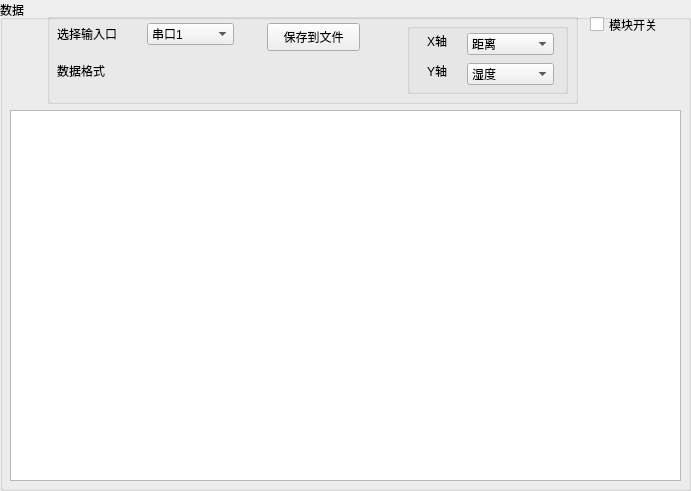
   <widget class="QGroupBox" name="groupBox_4">
    <property name="geometry">
     <rect>
      <x>40</x>
      <y>180</y>
      <width>691</width>
      <height>491</height>
     </rect>
    </property>
    <property name="title">
     <string>数据</string>
    </property>
    <widget class="QGraphicsView" name="graphicsView">
     <property name="geometry">
      <rect>
       <x>10</x>
       <y>110</y>
       <width>671</width>
       <height>371</height>
      </rect>
     </property>
    </widget>
    <widget class="QCheckBox" name="chart_CheckBox">
     <property name="geometry">
      <rect>
       <x>590</x>
       <y>15</y>
       <width>91</width>
       <height>19</height>
      </rect>
     </property>
     <property name="text">
      <string>模块开关</string>
     </property>
    </widget>
    <widget class="QGroupBox" name="chart_GroupBox">
     <property name="geometry">
      <rect>
       <x>47</x>
       <y>13</y>
       <width>531</width>
       <height>91</height>
      </rect>
     </property>
     <property name="title">
      <string/>
     </property>
     <widget class="QGroupBox" name="groupBox_13">
      <property name="geometry">
       <rect>
        <x>360</x>
        <y>10</y>
        <width>161</width>
        <height>71</height>
       </rect>
      </property>
      <property name="title">
       <string/>
      </property>
      <widget class="QComboBox" name="XAxis_ComboBox">
       <property name="geometry">
        <rect>
         <x>60</x>
         <y>10</y>
         <width>87</width>
         <height>22</height>
        </rect>
       </property>
       <item>
        <property name="text">
         <string>距离</string>
        </property>
       </item>
       <item>
        <property name="text">
         <string>时间</string>
        </property>
       </item>
      </widget>
      <widget class="QLabel" name="label_18">
       <property name="geometry">
        <rect>
         <x>20</x>
         <y>40</y>
         <width>41</width>
         <height>16</height>
        </rect>
       </property>
       <property name="text">
        <string>Y轴</string>
       </property>
      </widget>
      <widget class="QLabel" name="label_17">
       <property name="geometry">
        <rect>
         <x>20</x>
         <y>10</y>
         <width>41</width>
         <height>16</height>
        </rect>
       </property>
       <property name="text">
        <string>X轴</string>
       </property>
      </widget>
      <widget class="QComboBox" name="YAxis_ComboBox">
       <property name="geometry">
        <rect>
         <x>60</x>
         <y>40</y>
         <width>87</width>
         <height>22</height>
        </rect>
       </property>
       <item>
        <property name="text">
         <string>湿度</string>
        </property>
       </item>
       <item>
        <property name="text">
         <string>温度</string>
        </property>
       </item>
       <item>
        <property name="text">
         <string>偏航角</string>
        </property>
       </item>
       <item>
        <property name="text">
         <string>俯仰角</string>
        </property>
       </item>
       <item>
        <property name="text">
         <string>翻滚角</string>
        </property>
       </item>
      </widget>
     </widget>
     <widget class="QLabel" name="label_7">
      <property name="geometry">
       <rect>
        <x>10</x>
        <y>13</y>
        <width>81</width>
        <height>16</height>
       </rect>
      </property>
      <property name="text">
       <string>选择输入口</string>
      </property>
     </widget>
     <widget class="QComboBox" name="chart_ComboBox">
      <property name="geometry">
       <rect>
        <x>100</x>
        <y>10</y>
        <width>87</width>
        <height>22</height>
       </rect>
      </property>
      <item>
       <property name="text">
        <string>串口1</string>
       </property>
      </item>
      <item>
       <property name="text">
        <string>串口2</string>
       </property>
      </item>
      <item>
       <property name="text">
        <string>串口3</string>
       </property>
      </item>
     </widget>
     <widget class="QPushButton" name="saveToFile_Btn">
      <property name="geometry">
       <rect>
        <x>220</x>
        <y>10</y>
        <width>93</width>
        <height>28</height>
       </rect>
      </property>
      <property name="text">
       <string>保存到文件</string>
      </property>
     </widget>
     <widget class="QLabel" name="label_13">
      <property name="geometry">
       <rect>
        <x>10</x>
        <y>50</y>
        <width>71</width>
        <height>16</height>
       </rect>
      </property>
      <property name="text">
       <string>数据格式</string>
      </property>
     </widget>
    </widget>
   </widget>
